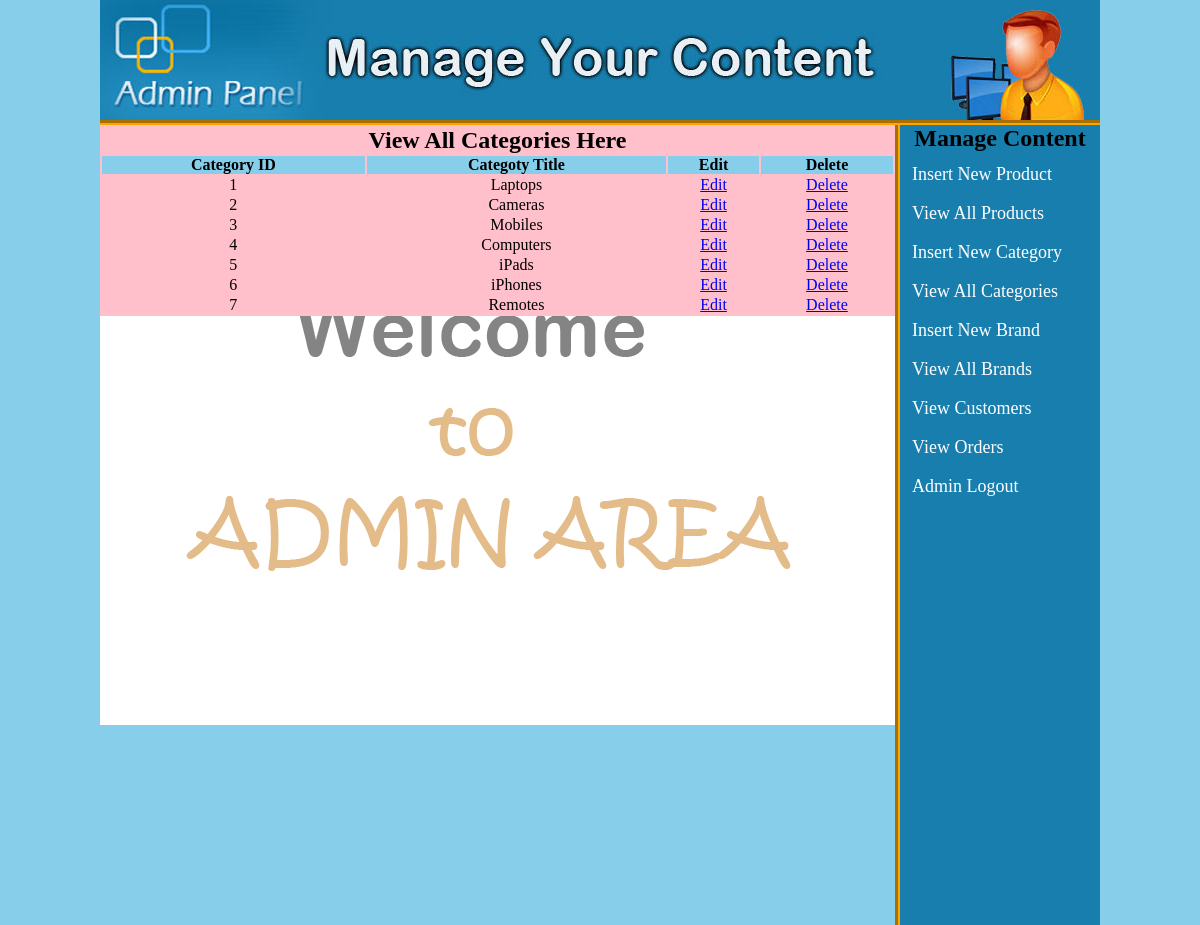
/ecommerce/admin_area/index.php?view_cats (signed in), run on the app's committed database.
### tables this page shows
CREATE TABLE `categories` (
  `cat_id` int(100) NOT NULL,
  `cat_title` text NOT NULL
);

### ecommerce/admin_area/view_cats.php (the view)
<table width="795" align="center" bgcolor="pink">
	<tr align="center">
		<td colspan="6"><h2>View All Categories Here</h2></td>
	</tr>
	<tr align="center" bgcolor="skyblue">
		<th>Category ID</th>
		<th>Categoty Title</th>
		<th>Edit</th>
		<th>Delete</th>
	</tr>
	<?php
		include("includes/db.php");
		$get_cat = "select * from categories";
		$run_cat = mysqli_query($con, $get_cat);
		$i = 0;
		while ($row_cat = mysqli_fetch_array($run_cat))
		{
			$cat_id = $row_cat['cat_id'];
			$cat_title = $row_cat['cat_title'];
			$i++;
	?>
	<tr align="center">
		<td><?php echo $i?></td>
		<td><?php echo $cat_title?></td>
		<td><a href="index.php?edit_cat=<?php echo $cat_id; ?>">Edit</a></td>
		<td><a href="delete_cat.php?delete_cat=<?php echo $cat_id; ?>">Delete</a></td>
	</tr>
	<?php } ?>
</table>

### ecommerce/admin_area/styles/style.css (style rules this page uses)
html, body, div, span, applet, object, iframe, h1, h2, h3, h4, h5, h6, p, blockquote, pre, a, abbr, acronym, address, big, cite, code, del, dfn, em, img, ins, kbd, q, s, samp, small, strike, strong, sub, sup, tt, var, b, u, i, center, dl, dt, dd, ol, ul, li, fieldset, form, label, legend, table, caption, tbody, tfoot, thead, tr, th, td, article, aside, canvas, details, embed, figure, figcaption, footer, header, hgroup, menu, nav, output, ruby, section, summary, time, mark, audio, video { margin: 0; padding: 0; border: 0; vertical-align: baseline; }
body { background: skyblue; }

### data on the page
categories: cat_title "Laptops"
categories: cat_title "Cameras"
categories: cat_title "Mobiles"
categories: cat_title "Computers"
categories: cat_title "iPads"
categories: cat_title "iPhones"
categories: cat_title "Remotes"
